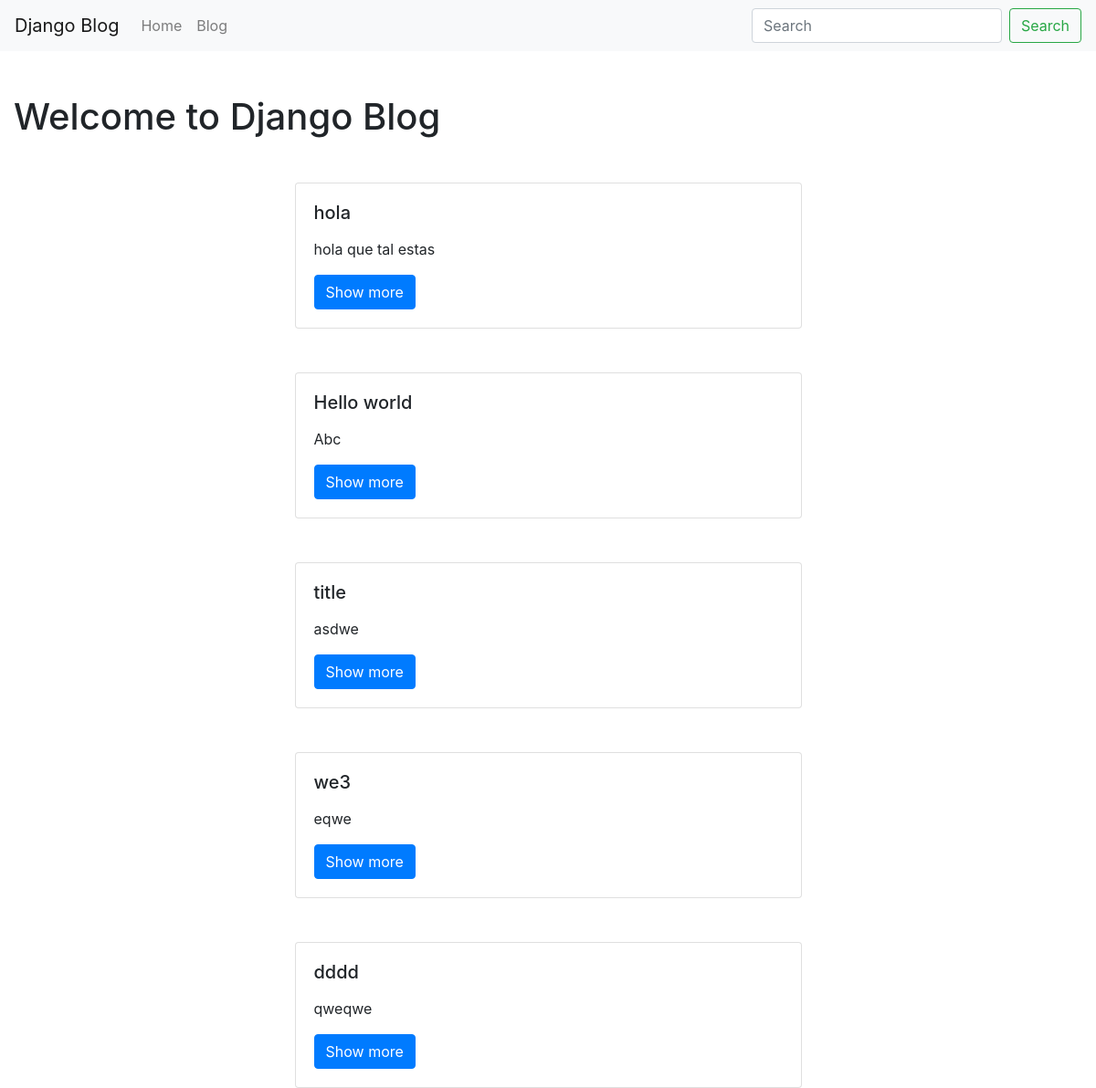
The app's page /, older data.
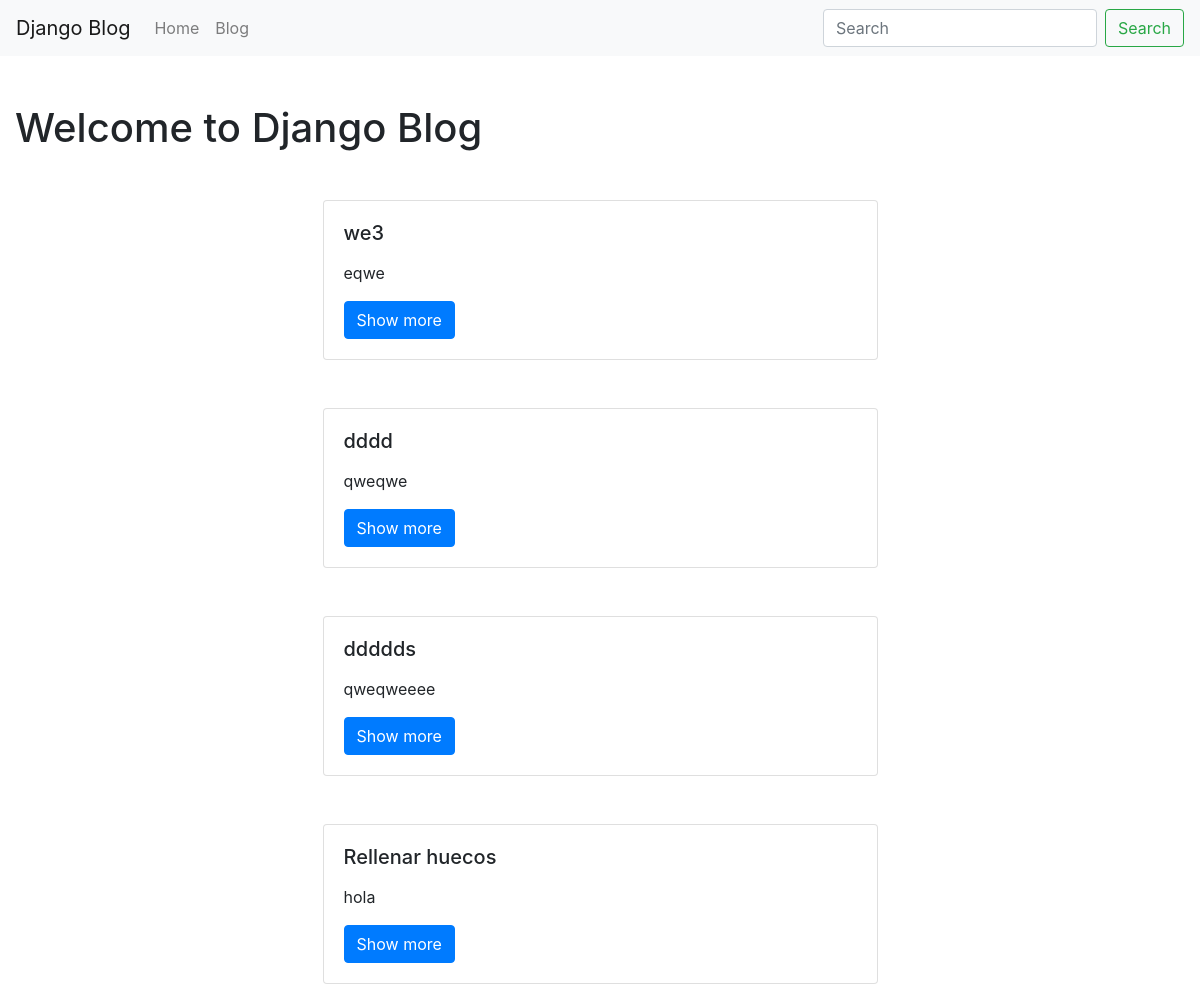
The same page, newer data.
### blog/models.py (models this page shows, shortened)
class BlogPost(models.Model):
    user = models.ForeignKey(User, default=1,null= True, on_delete=models.SET_NULL)
    title = models.CharField(max_length=120)
    slug = models.SlugField(unique=True)
    content = models.TextField(null=True, blank=True)
    def get_absolute_url(self):
        return f"/blog/{self.slug}"

### Django/views.py (the view)
# urls.py: path('', home_page),
def home_page(request):
    title= "Index"
    qs = BlogPost.objects.all()[:5]
    context = {"title": "Welcome to Django Blog", "blog_list": qs}
    return render(request, "home.html", context)

### templates/home.html
{% extends "base.html" %}
{% block content %}
<h1 class="mt-5">{{ title }}</h1>
{%for a in blog_list %}
{% include 'blog/list_inline.html' with blog_post=a %}
{% endfor %}
{% endblock %}

### blog/templates/blog/list_inline.html
<div class="col col-md-6 mx-auto mt-5">
    <div class="card">
        <div class="card-body">
            <h5 class="card-title">{{blog_post.title}}</h5>
            <p class="card-text">{{blog_post.content|linebreaks|truncatewords:30}}</p>
            <a href="{{ blog_post.get_absolute_url }}" class="btn btn-primary">Show more</a>
        </div>
    </div>
</div>

Row changes from the older to the newer data that the page shows:
removed BlogPost: title "hola", content "hola que tal estas"
removed BlogPost: title "Hello world", content "Abc"
removed BlogPost: title "title", content "asdwe"
now on this page (row unchanged): BlogPost: title "ddddds", content "qweqweeee"
now on this page (row unchanged): BlogPost: title "Rellenar huecos", content "hola"
